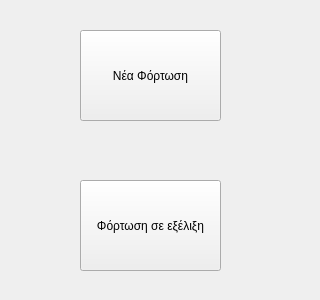
<?xml version="1.0" encoding="UTF-8"?>
<ui version="4.0">
 <class>fortosi_selClass</class>
 <widget class="QWidget" name="fortosi_selClass">
  <property name="geometry">
   <rect>
    <x>0</x>
    <y>0</y>
    <width>320</width>
    <height>300</height>
   </rect>
  </property>
  <property name="windowTitle">
   <string>Φόρτωση</string>
  </property>
  <widget class="QPushButton" name="pushButton">
   <property name="geometry">
    <rect>
     <x>80</x>
     <y>30</y>
     <width>141</width>
     <height>91</height>
    </rect>
   </property>
   <property name="text">
    <string>Νέα Φόρτωση</string>
   </property>
  </widget>
  <widget class="QPushButton" name="pushButton_2">
   <property name="geometry">
    <rect>
     <x>80</x>
     <y>180</y>
     <width>141</width>
     <height>91</height>
    </rect>
   </property>
   <property name="text">
    <string>Φόρτωση σε εξέλιξη</string>
   </property>
  </widget>
 </widget>
 <layoutdefault spacing="6" margin="11"/>
 <resources/>
 <connections/>
</ui>
